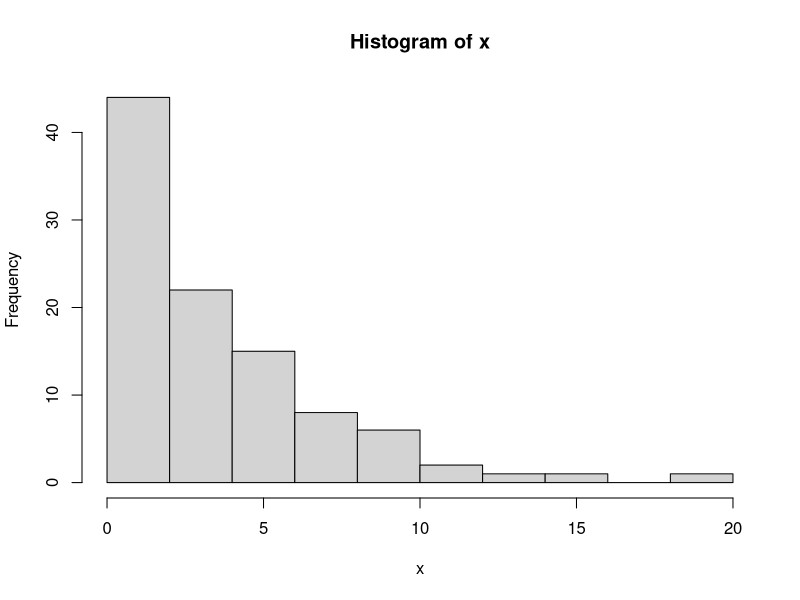
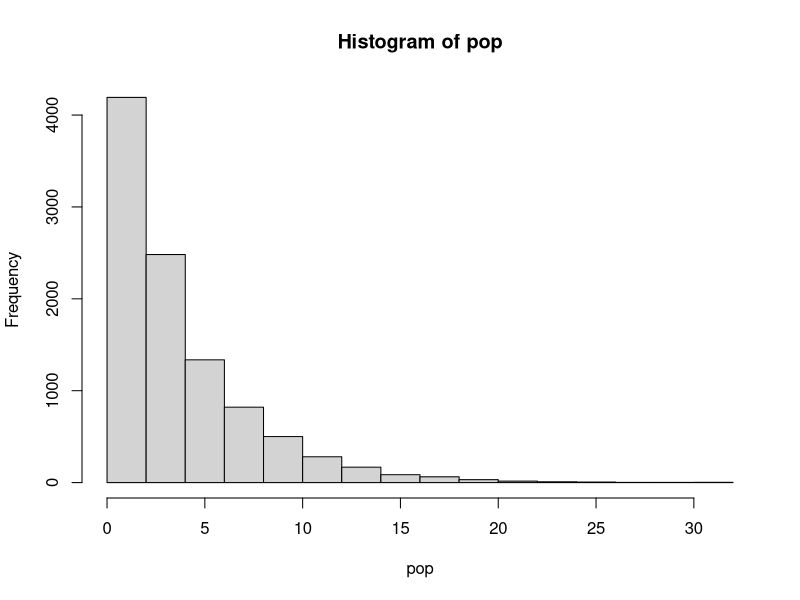
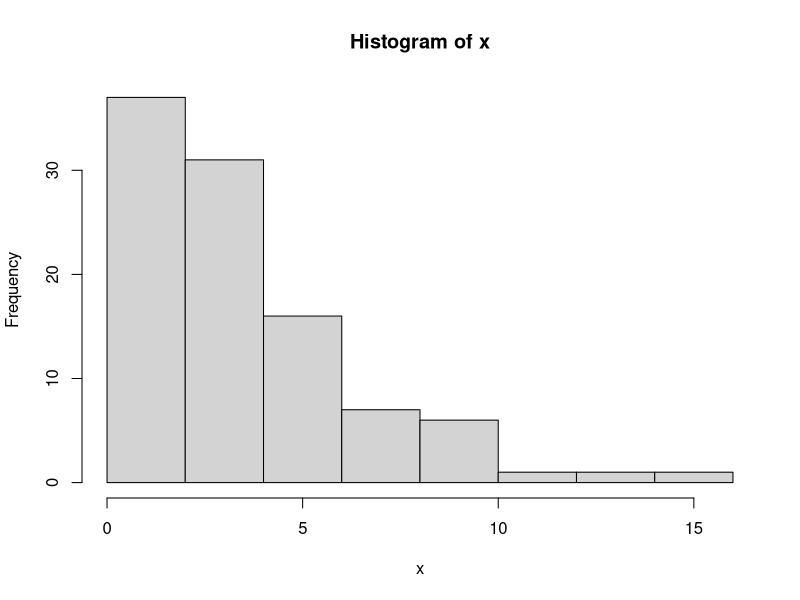
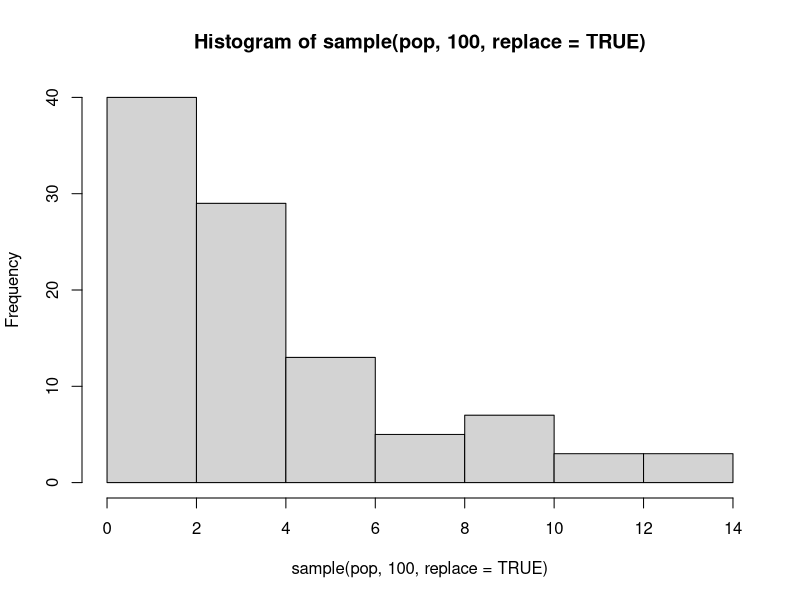
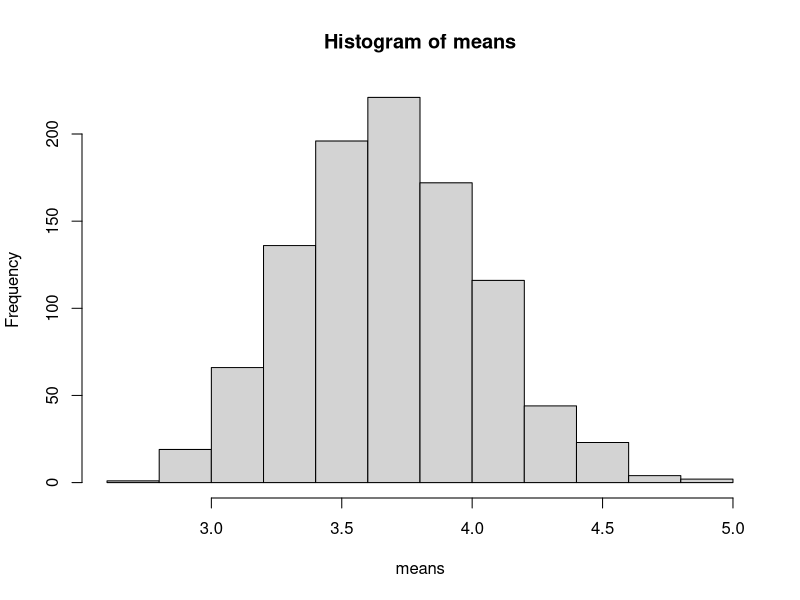
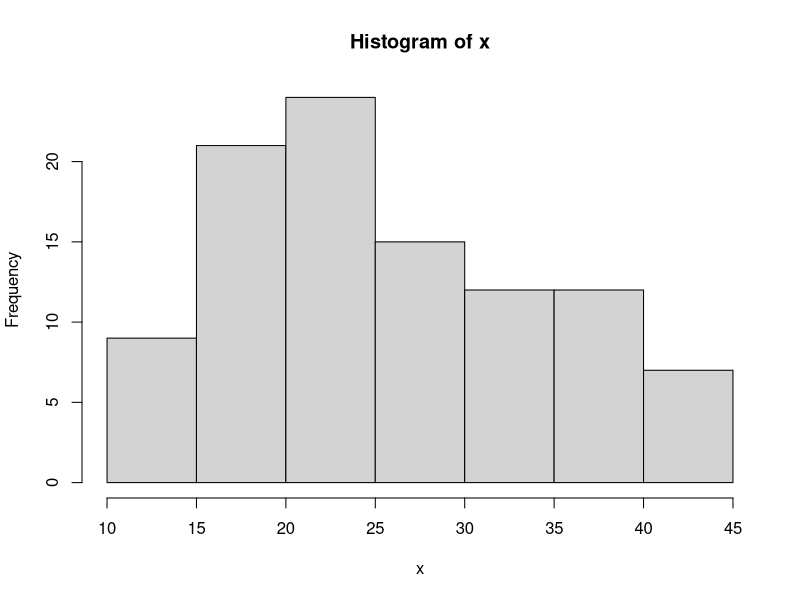
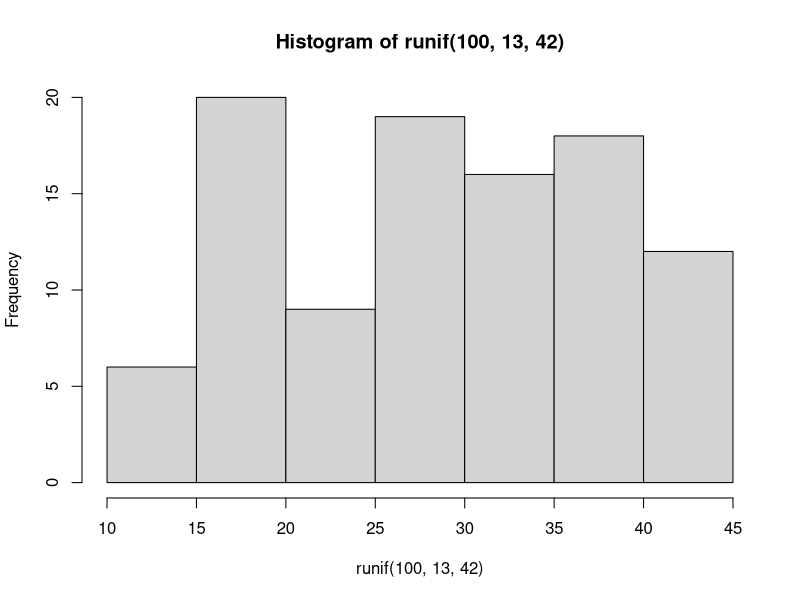
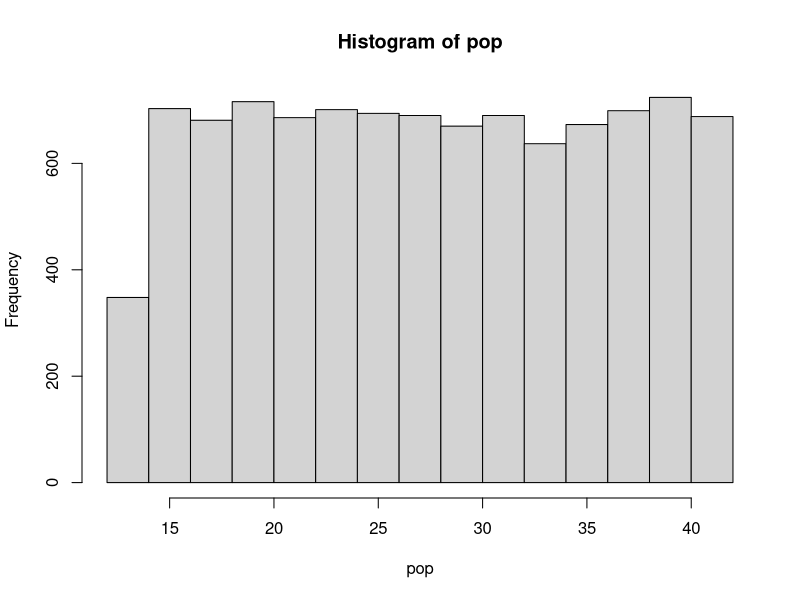

Here is the R script that generated these plots, in order:
# Chapter 7 R demo

# topics
# 1 - CLT and LLN demo
# 3 - Examples




# 2 - Central Limit Theorem and Law of Large Numbers demo

# CLT for means using exponential distribution
x <- rexp(100,.27)
hist(x)

pop <- rexp(10000,.27)
hist(pop)
sample(pop,100, replace = TRUE)
x <- sample(pop,100, replace = TRUE)
hist(x)
hist(sample(pop,100, replace = TRUE))
mean(sample(pop,100, replace = TRUE))


means <- rep(77777,1000)

for (i in 1:1000) {
	means[i] <- mean(sample(pop,100, replace = TRUE))
	}

hist(means)



# CLT with uniform
x <- runif(100,13,42)
hist(x)
hist(runif(100,13,42))
pop <- runif(10000,13,42)
hist(pop)
sample(pop,100, replace = TRUE)
x <- sample(pop,100, replace = TRUE)
hist(x)
hist(sample(pop,100, replace = TRUE))
mean(sample(pop,100, replace = TRUE))


means <- rep(51,1000)

for (i in 1:1000) {
	means[i] <- mean(sample(pop,100, replace = TRUE))
	}

hist(means)



# CLT for sums
#Using a normal distribution: Assume population variable x ~ N(10,5), and we take a sample of n=50
#population mean & SD
mean_x <- 10
sd_x <- 5
#sample size
n<-50

#new variable xsum, i.e., the sum of a sample of x. 
#mean & SD of xsum
mean_xsum <- mean_x*n
sd_xsum <- sqrt(n)*sd_x

#sample sums
sample_xsum <- vector()
for(i in 1:10000){
  sample_xsum[i] <- sum(rnorm(n,mean_x,sd_x))#take sum of sample 
}
mean_xsum#theoretical mean of xsum
mean(sample_xsum)#mean of sample

sd_xsum#theoretical sd of xsum
sd(sample_xsum)#sd of sample
#Pretty close!!

# 3 - Example


# In a recent study reported Oct. 29, 2012 on the Flurry Blog, the mean age of tablet users is 34 years. Suppose the standard deviation is 15 years. 
# suppose many random samples of 100 tablet users

# A. what is the average sample mean (xbar)?
mean_xbar <- 34
# B. what is the standard deviation of the sample means
sd_xbar <- 15/sqrt(100)

# C. What is the probability of obtaining a sample mean of 33.5?
dnorm(x=33.5,mean=mean_xbar,sd=sd_xbar)

# D.  Find the probability that the sample mean age is more than 30 years (the reported mean age of tablet users in this particular study).
pnorm(q=30,mean=34,sd=15/sqrt(100), lower.tail = FALSE)

# E. Find the 95th percentile for the sample mean age (to one decimal place).
qnorm(p=0.95,mean=34,sd=15/sqrt(100))

# Find the boundaries of the IQR of the distribution of sample means, I.E., what are the 25 percentile and the 75th percentile
qnorm(p=c(.25,.75),mean=mean_xbar,sd=sd_xbar)










